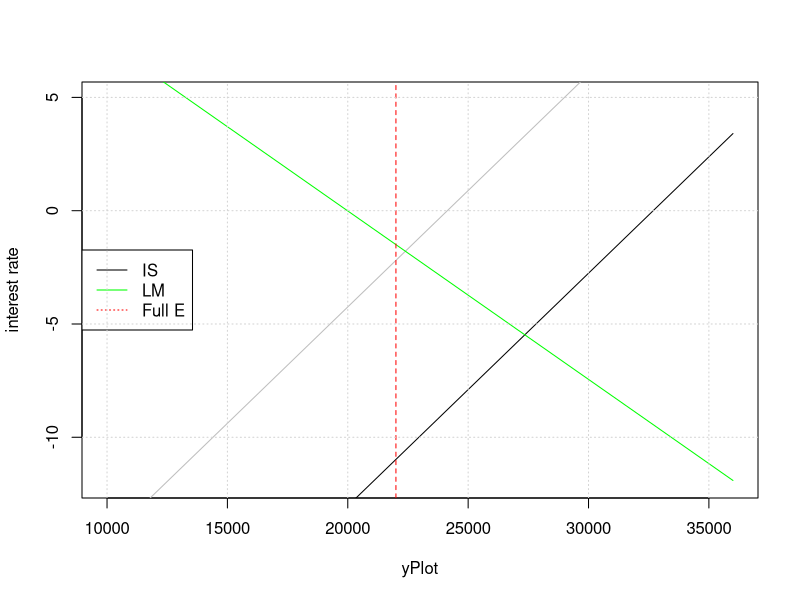
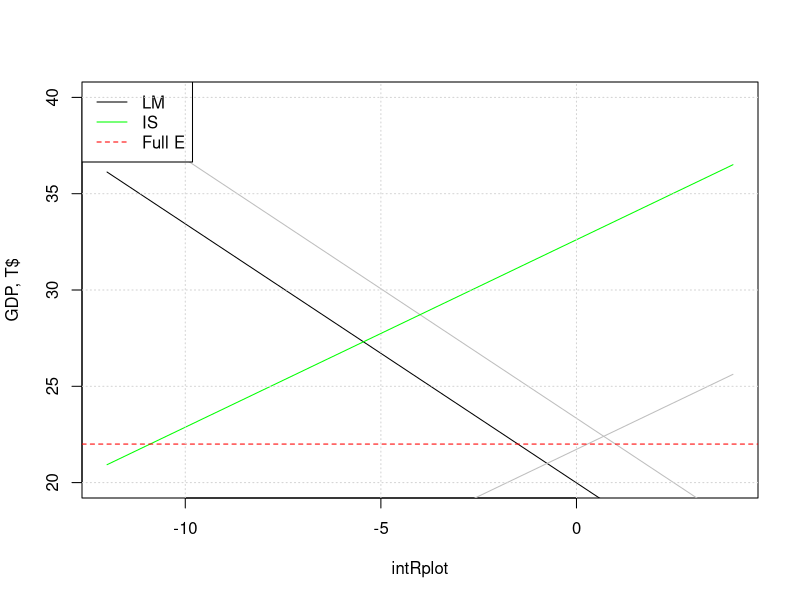

Here is the R script that generated these plots, in order:
# ISLM model


# data are quarterly, Jan 2017 to Oct 2019
# all $$ amounts are billions
# all data from 'FRED' Federal Reserve bank St. Louis
#  Data are quarterly from Jan 2017 to Oct 2019

# GDP due to Corona Virus, COVID19, now projected to be a
# contraction of between 8 and 15%.  Assume 12% contraction

# modify first Q of 2020 to reflect this, then pursue
# policy

ISLMdata = data.frame(
  
# consumpton  
            Consum = c(13104.43, 13212.5, 13345.07,
                      13586.27, 13728.33, 13939.83,
                      14114.53, 14211.9, 14266.27,
                      14511.17, 14678.2, 14789.27,
                      13024.00, 12500.0),
                
# GDP, aggregate demand                
                Y = c(19190.431, 19356.649, 19611.704, 19918.91,
                      20163.159, 20510.177, 20749.752, 20897.804,
                      21098.827, 21340.267, 21542.54,  21726.779,
                      19100.00, 18700.0),

# Government spending                
                G_spend = c(6526.927, 6525.904, 6623.281, 6713.611,
                            6806.73, 6901.58, 6971.018, 7042.209,
                            7149.65, 7292.506, 7359.535, 7424.398,
                            9500.00, 9600.99),
# Gross domestic savings                
          personalSavings = c(3600.665, 3613.782, 3658.564, 3632.806,
                            3826.156, 3753.84, 3814.944, 3785.88,
                            3909.787, 3866.799, 3826.739, 3840.0,
                            3072.00, 2900.0),

# M1 money supply, cash and checking deposits              
                M1 = c(3405.462, 3498.1, 3570.162, 3613.338,
                       3639.485, 3658.723, 3688.038, 3719.443, 
                       3743.892, 3796.215, 3867.964, 3950.738,
                       4000.00, 4100.00),

# M2 money supply  M1 + easily convertible               
                M2 = c(13332.092, 13515.838, 13659.854,
                       13794.4, 13892.846, 14045.685,
                       14186.1, 14275.914, 14464.792,
                       14645.462, 14932.307, 15243.2,
                       13000.00, 12500.00),

# Government revenue                
                Taxes = c(1987.626, 2003.74, 2042.913, 2042.372,
                         1921.492, 1943.529, 1971.38, 1987.923,
                         2018.649, 2027.559, 2028.389, 2030.0,
                         1725.0, 1700.00),


# velocity of money; how many times $ changes hands/yr              
                Vel_M1 = c(5.623, 5.529, 5.493, 5.513, 5.534,
                           5.605, 5.625, 5.616, 5.636, 5.613,
                           5.564, 5.5,
                           4.5, 4.4),

# net exports $ value of exports - imports                
                Nx = c(-570.922, -583.726, -550.586, -596.11,
                       -628.967, -568.391, -671.353, -684.148,
                       -633.848, -662.66,  -653.032, -577.381,
                       -500.00, -475),

# consumer price index                
                CPI = c(243.822, 244.054, 245.359, 247.25,
                        249.235, 250.591, 251.883,
                        252.697, 253.275, 255.171,
                        256.325, 257.832,
                        260.0, 255.0), #slight increase in CPI
# interest rate, %                
                Int_r = c(0.7,0.95, 1.153, 1.203, 1.446, 1.737,
                        1.923, 2.22, 2.403, 2.397, 2.19, 1.643,
                        0.00, 0.00),
# libor %
                libor=c(0.830, 1.063, 1.232, 1.330, 1.653,
                        1.972, 2.107, 2.347, 2.498, 2.443,
                        2.179, 1.791,
                        0.00, 0.00),

# investment                
                Invest = c(3140.293, 3167.926, 3225.247, 3262.117,
                           3311.826, 3296.571, 3404.226, 3429.477,
                           3481.088, 3424.653, 3416.18,  3363.567,
                           2700.00, 2650.00)
)

attach(ISLMdata)

pIndex = CPI/CPI[1] # normalize CPI
MPC = Consum/Y  # marginal propensity to consume, quarterly
interestRate = libor
MoverP = M1/pIndex # constant $ money supply Gross $$ divided by
                   # price index

# IS - investment saving..
#  Y = C + I + G - Nx   macro economic description
#      C = C0 + b*(Y-T) # T is taxes
#      I = I0 + dY * Y + dInt * interest
#      G, Nx are exogenous


# LM - liquidity preference for money
# M/P = M0 + m1 * Y + m2 * interest     

#IS curve: 
# Y = (C0 + b*(Y-T) + I0 + dY*Y +dInt*interest + G + Nx )
# write two IS functions:
# IS_Y, solve for y in the IS descripton
# IS_i, solve for interest in the IS description

# LM curve:
# write two LM functions:
# LM_Y, solve for Y in the M/P equation
# LM_i, solve for i in the M/P equation

# Quesions:
# 1. given the last values of the variables, what are the 
#    equilibrium levels of interest rate, and GDP.   
#    If these are difference from the present levels,  
#    what does this model suggest about the US economy?
#
# 2. Policy- the COVID19 virus will likely reduce GDP by 1 or 2 %
#    change Nx by about 5% (import less).  Given this,
#    What policy measures do the IS-LM model suggest as a way to
#    increase GDP?   

#  FUNCTIONS --------------------------------------------------
# consumption function
# consumption is a function of income, Y

consumpFcn=glm(Consum~(Y-Taxes)) # Y-Taxes is disosable income
summary(consumpFcn)
#get the coefficients for later use
C0 = as.numeric(consumpFcn$coefficients[1])
b = as.numeric(consumpFcn$coefficients[2])


# investment function
# investment is a function of interest rate
#

investFcn=glm(Invest ~ Y + interestRate)
summary(investFcn)
I0 = as.numeric(investFcn$coefficients[1]) #fixed investment
dY = as.numeric(investFcn$coefficients[2])
dInt = as.numeric(investFcn$coefficients[3])

MoneyFcn = glm(MoverP ~ Y + interestRate)
M0 = as.numeric(MoneyFcn$coefficients[1])
d1 = as.numeric(MoneyFcn$coefficients[2])
d2 = -as.numeric(MoneyFcn$coefficients[3])


# IS estimate of Y
IS_Y = function(C0, b, tax, I0, dy, dInt, intR, G, Nx){
  Ypred = (C0-b*tax+I0 + dInt*intR+G+Nx)/(1-b-dY)
  return(Ypred)
}

# IS estimate of interest
IS_i = function(C0, b, Y, tax, I0, dy, dInt, G, Nx){
  intRpred = (Y*(1.-b-dY)-C0 +b*tax -I0 -G - Nx)/dInt
  return(intRpred)
}

# LM estimate of Y
LM_Y = function(MoverP, intR, M0, d1, d2){
  Y = (MoverP -M0 - d2*intR)/d1
}

# LM estimate of i
LM_i = function(MoverP, Y, M0, d1, d2){
  i = (MoverP - M0-d1*Y)/d2
  return(i)
}

#----------------------------------------------------------
yPlot=seq(from=10000, to=36000, by=500)
intRplot = seq(from=-12, to=4, by= 0.2)

lastN = length(G_spend)
gSpend = G_spend[lastN]



Nxport = Nx[lastN]
tax = Taxes[lastN]
Invest0 = I0
Consmp0 = C0
plot(yPlot, IS_i(Consmp0, b, yPlot, tax, Invest0, dy, dInt, gSpend, Nxport),
     type='l', ylab = 'interest rate', ylim=c(-12, 5))

Nxport = -500
Invest0=500 # fixed investment
Consmp0 = -280

lines(yPlot, IS_i(Consmp0, b, yPlot, tax, Invest0, dy, dInt, gSpend, Nxport),
      type='l', col='grey')

MoP = MoverP[lastN]
lines(yPlot, LM_i(MoP, yPlot,M0, d1, d2), 
     ylab=c('yModel'), xlab = 'Y', type='l', col='green')
abline(v=22000, lty=2, col='red')
legend('left', c('IS','LM','Full E'),
       col=c('black','green','red'), lty=c(1,1,3))
grid()


##  

MoP = MoverP[lastN]
plot(intRplot, LM_Y(MoP,intRplot, M0, d1, d2)/1.e3,
     ylab = 'GDP, T$', type='l',col='black', ylim=c(20,40))

MoP = 4500
lines(intRplot, LM_Y(MoP,intRplot, M0, d1, d2)/1.e3,
      ylab = 'GDP, T$', type='l',col='grey')


tX = Taxes[lastN]
lines(intRplot, IS_Y(C0, b, tX, I0, dy, dInt, intRplot,
          gSpend, Nxport)/1.e3, col='green')
tX = 7000
lines(intRplot, IS_Y(C0, b, tX, I0, dy, dInt, intRplot,
                     gSpend, Nxport)/1.e3, col='grey')

abline(h=22000/1.e3, lty=2, col='red')
legend('topleft',c('LM', 'IS', 'Full E'), 
       col=c('black','green','red'), lty=c(1,1,2))
grid()






